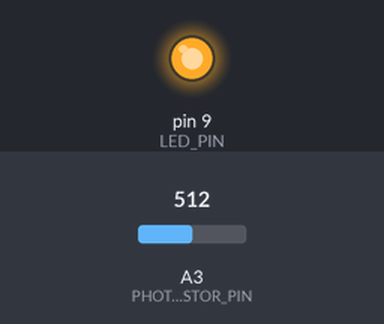
Recording of a sketch running on a simulated Arduino Uno, built with avr-gcc and run on an emulated ATmega328P. Shown: output pins drawn as LEDs (lit = HIGH). Inputs (shaded band) come from the test bench; at power-on: A3 (PHOTORESISTOR_PIN) = 512. What the sketch prints to the serial monitor is not drawn.

Above: at 1.2 s.
1.3 s: A3 (PHOTORESISTOR_PIN) set to 104
2.8 s: A3 (PHOTORESISTOR_PIN) set to 92
Timing chart, 0 to 5.8 s (numbered marks = the images above; inputs shaded):
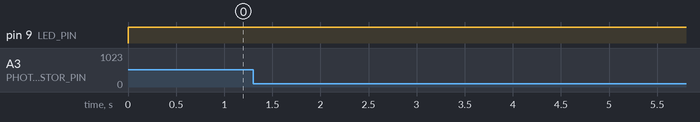

Measured:
- after the input at 1.3 s, every drawn part: stays the same
- after the input at 2.8 s, every drawn part: stays the same

The sketch:

simple_test_1.ino
```cpp
#define LED_PIN 9
#define PHOTORESISTOR_PIN A3

int senseDefault;
int tolerance = 10;

void setup() {
  pinMode(LED_PIN, OUTPUT);
  pinMode(PHOTORESISTOR_PIN, INPUT);
  Serial.begin(9600);

  senseDefault = analogRead(PHOTORESISTOR_PIN);
}

void loop() {
  digitalWrite(LED_PIN, HIGH);

  int lightStrength = analogRead(PHOTORESISTOR_PIN);

  if (lightStrength < 100) {
    Serial.println("DETECTED!");
  }
}
```
